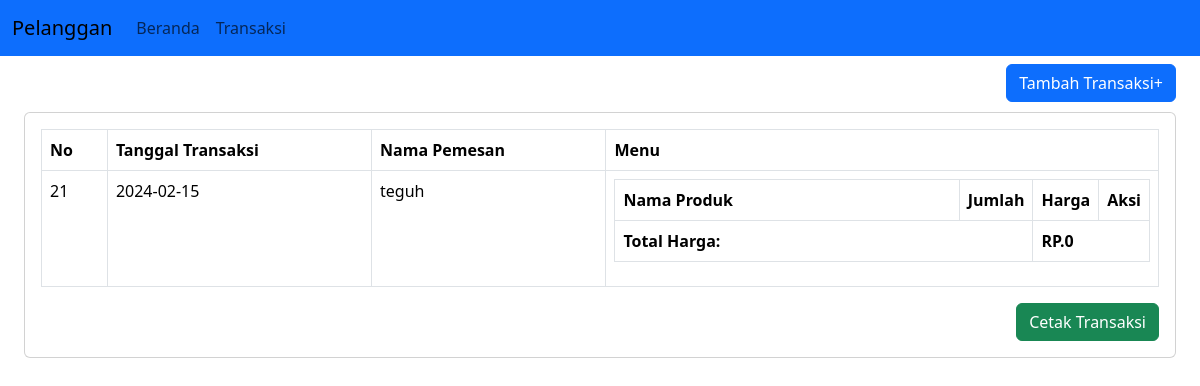
Page /daftar-transaksi.php on the committed database.
### tables this page shows
CREATE TABLE `penjualan` (
  `idpenjualan` int(11) NOT NULL,
  `tanggal` date NOT NULL,
  `total` decimal(10,2) DEFAULT NULL,
  `idpelanggan` int(11) DEFAULT NULL
);

CREATE TABLE `pelanggan` (
  `id` int(11) NOT NULL,
  `nama` varchar(255) NOT NULL,
  `NoMeja` int(11) NOT NULL,
  `tlp` varchar(15) NOT NULL
);

### daftar-transaksi.php (the view, shortened to what this page needs)
<?php
include("header.php");
?>
<body>
      <nav class="navbar navbar-expand-lg navbar-primary bg-primary fixed-top">
        <div class="container-fluid">
            <a class="navbar-brand" href="#">Pelanggan</a>
            <div class="navbar-collapse">
                <ul class="navbar-nav">
                    <li class="nav-item">
                        <a class="nav-link" href="pilihmenu.php">Beranda</a>
                    </li>
                    <li class="nav-item">
                        <a class="nav-link" href="transaksi.php">Transaksi</a>
                    </li>
                </ul>
            </div>
        </div>
    </nav>
        <div class="p-4" id="main-content">
          <a href="transaksi.php" class="btn btn-md btn-primary float-end">Tambah Transaksi+</a>
          <div class="card mt-5">
            <div class="card-body">
            <table class="table table-bordered">
		<thead>
			<tr>
				<th>No</th>
				<th>Tanggal Transaksi</th>
        <th>Nama Pemesan</th>
				<th>Menu</th>
			</tr>
		</thead>
		<tbody>
        <?php
            include("conn/koneksi.php");
            $sql = $koneksi->query("SELECT * FROM penjualan ORDER BY idpenjualan DESC LIMIT 1");
            while ($data= $sql->fetch_assoc()) {
        ?>
              <tr>
                <td><?php echo $data['idpenjualan']?></td>
                <td><?php echo $data['tanggal']?></td>
                <td>
                  <?php
                    $sql2 = $koneksi->query("SELECT * FROM pelanggan WHERE id = '".$data['idpenjualan']."'");
                    while ($data2= $sql2->fetch_assoc()) {
                      echo $data2['nama'];
                    }
                  ?>
                </td>
                <td>
                    <table class="table table-bordered">
                        <thead>
                            <tr>
                                <th>Nama Produk</th>
                                <th class="col-1">Jumlah</th>
                                <th class="col-1">Harga</th>
                                <th class="col-1">Aksi</th>
                            </tr>
                        </thead>
                        <tbody>
                        <?php
                          $totalharga = 0;
                        ?>
                            <tr>
                            <td colspan='2'><strong>Total Harga:</strong></td>
                            <td colspan='2'><strong>RP.<?php echo number_format("$totalharga") ?></strong></td>
                            </tr>
                        </tbody>
                    </table>
                </td>
                <?php
                echo "</tr>";
            }
        ?>
		</tbody>
	</table>
  <a href="cetaktransaksi.php" target="_blank" class="btn btn-md btn-success float-end">Cetak Transaksi</a>
            </div>
          </div>
        </div>
</body>

### daftar-transaksi.php (style rules this page uses)
#main-content { margin-top: 40px; }

### rows in the picture
penjualan: idpenjualan "21", tanggal "2024-02-15", totalharga "0"
pelanggan: nama "teguh"
